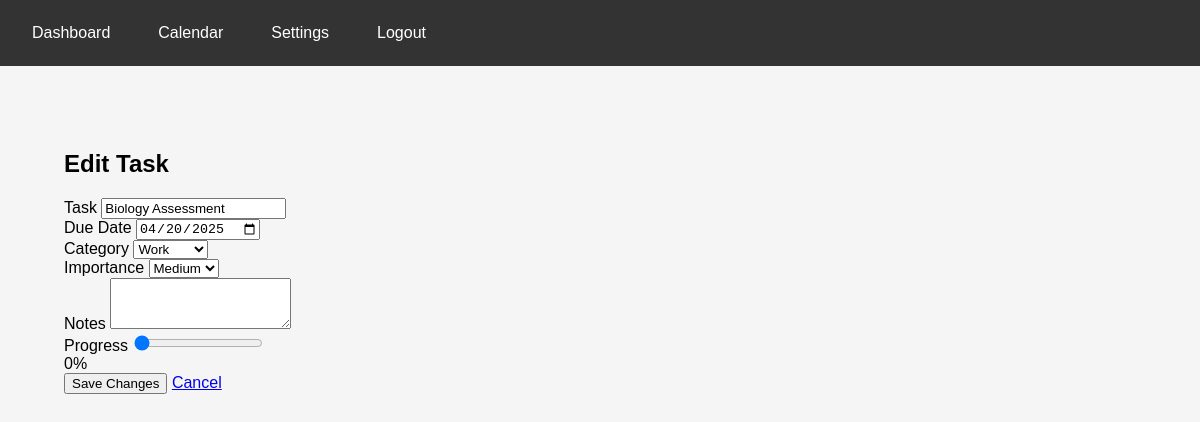
Page /edit_task/9 (signed in) on the earlier database version.
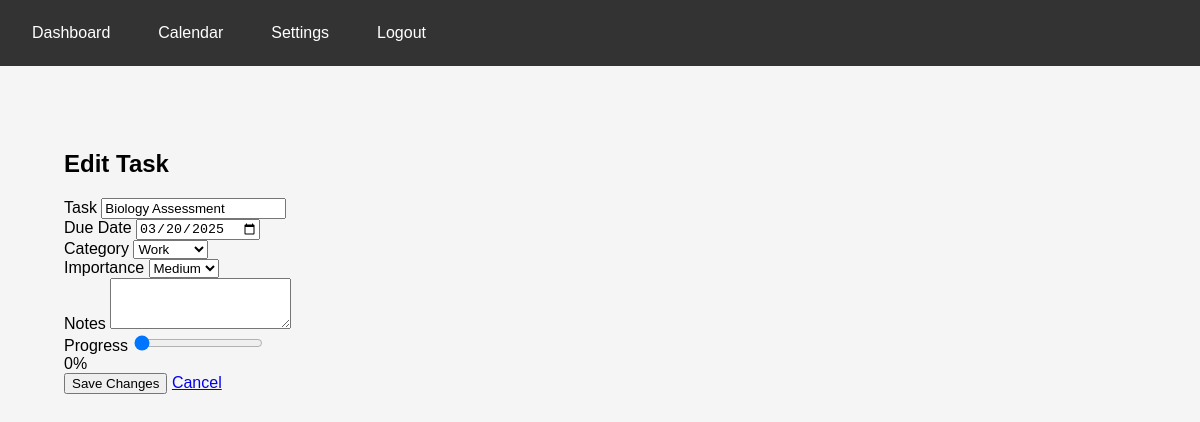
Same page on the later database version.
### tables this page shows
CREATE TABLE todos (
                id INTEGER PRIMARY KEY AUTOINCREMENT,
                user_id INTEGER NOT NULL,
                task TEXT NOT NULL,
                due_date TEXT NOT NULL,
                done BOOLEAN NOT NULL DEFAULT 0, category_id INTEGER 
            REFERENCES categories(id), category TEXT DEFAULT 'General', notes TEXT DEFAULT '', custom_color TEXT DEFAULT NULL, importance TEXT DEFAULT 'medium', progress INTEGER DEFAULT 0,
                FOREIGN KEY (user_id) REFERENCES users (id)
            );

### app.py (the view, shortened to what this page needs)
@app.route("/edit_task/<int:task_id>", methods=["GET", "POST"])
def edit_task(task_id):
    if 'user_id' not in session:
        flash("Please login first!", "error")
        return redirect(url_for("login"))
    conn = sqlite3.connect(DB_PATH)
    cursor = conn.cursor()
    cursor.execute("""
        SELECT task, due_date, category, notes, importance, progress
        FROM todos
        WHERE id = ? AND user_id = ?
    """, (task_id, session['user_id']))
    task = cursor.fetchone()
    conn.close()
    if task is None:
        flash("Task not found!", "error")
        return redirect(url_for("dashboard"))
    task_data = {
        "id": task_id,
        "task": task[0],
        "due_date": task[1],
        "category": task[2],
        "notes": task[3],
        "importance": task[4],
        "progress": task[5]
    }
    return render_template("edit_task.html", task=task_data)

### templates/edit_task.html (shortened to what this page needs)
{% extends "base.html" %}
{% block content %}
<div class="container mt-5">
    <h2>Edit Task</h2>
    <form method="POST" class="needs-validation" novalidate>
        <div class="mb-3">
            <label for="todo_task" class="form-label">Task</label>
            <input type="text" class="form-control" id="todo_task" name="todo_task" value="{{ task.task }}" required>
        </div>
        <div class="mb-3">
            <label for="due_date" class="form-label">Due Date</label>
            <input type="date" class="form-control" id="due_date" name="due_date" value="{{ task.due_date }}" required>
        </div>
        <div class="mb-3">
            <label for="category" class="form-label">Category</label>
            <select class="form-select" id="category" name="category" required>
                <option value="Work" {% if task.category == 'Work' %}selected{% endif %}>Work</option>
            </select>
        </div>
        <div class="mb-3">
            <label for="importance" class="form-label">Importance</label>
            <select class="form-select" id="importance" name="importance" required>
                <option value="medium" {% if task.importance == 'medium' %}selected{% endif %}>Medium</option>
            </select>
        </div>
        <div class="mb-3">
            <label for="notes" class="form-label">Notes</label>
            <textarea class="form-control" id="notes" name="notes" rows="3">{{ task.notes }}</textarea>
        </div>
        <div class="mb-3">
            <label for="progress" class="form-label">Progress</label>
            <input type="range" class="form-range" id="progress" name="progress" min="0" max="100" value="{{ task.progress }}">
            <div class="text-center" id="progressValue">{{ task.progress }}%</div>
        </div>
        <button type="submit" class="btn btn-primary">Save Changes</button>
        <a href="{{ url_for('dashboard') }}" class="btn btn-secondary">Cancel</a>
    </form>
</div>
{% endblock %}

Differences in the rows shown:
changed todos "Biology Assessment": due_date "04/20/2025" → "03/20/2025"
